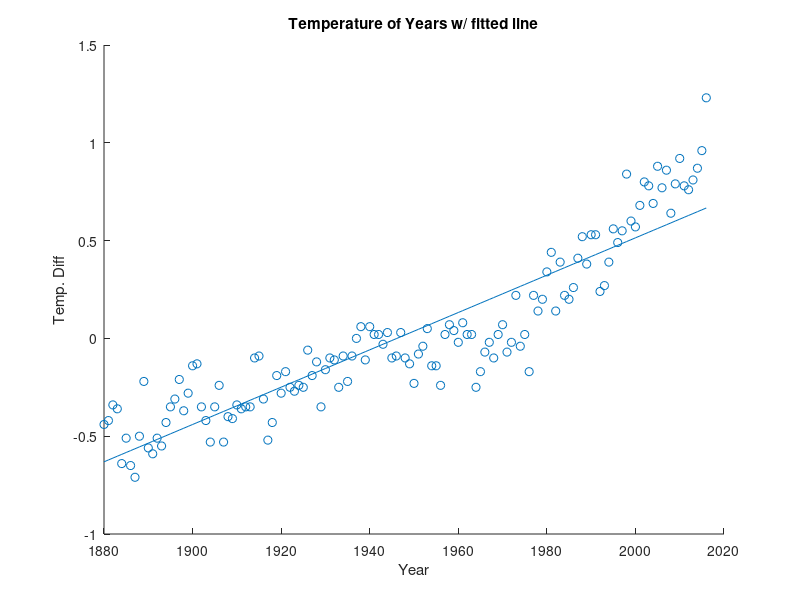
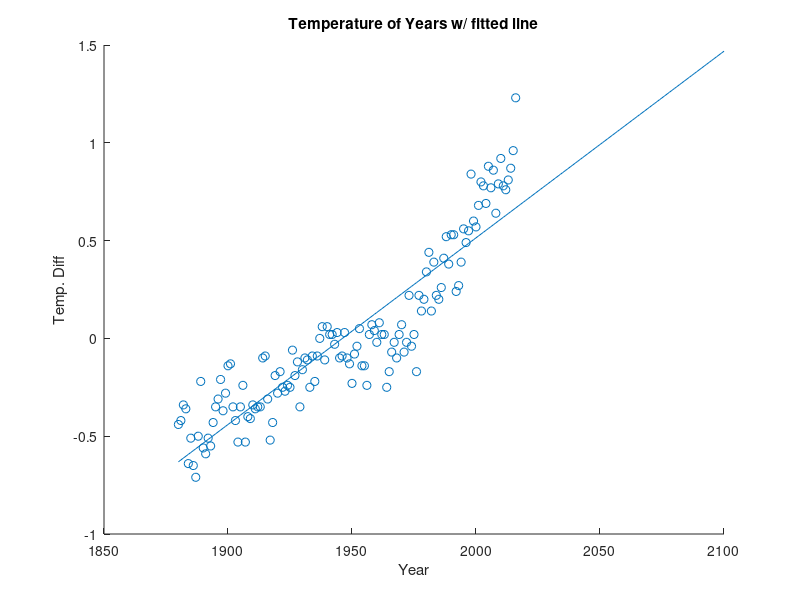

These charts were generated, in order, by the following MATLAB code: (Note: this script raises an error after producing the figures.)
load temperature_data;
%%
%1 Fit Linear regression model to data
t_bar = mean(t);
%t_bar = ones(137,1)*t_bar; for 2016a version
x_bar = mean(x);
%x_bar = ones(137,1)*x_bar; 2016a version
dist_t = t - t_bar;
dist_x = x - x_bar;
B_1 = sum(dist_t'*dist_x)/sum(dist_x.^2);
B_0 = t_bar - B_1*x_bar;

figure
hold on
scatter(x,t)
plot(x, B_0 + B_1*x)
xlabel('Year')
ylabel('Temp. Diff')
title('Temperature of Years w/ fitted line')
hold off

%Although the model does fit the data ok it is missing the trends
%in the data that are characteristic of it. The data seems to have a
%curvature to it that the linear regression is not capturing which is the
%problem with this type of model for data of this type. This leads me to 
%assume there is a better model that can capture this relationship that is 
%is not being accounted for by LR.

%%
%2 Extrapolate the values to 2100
j = 1;
x_2 = zeros(221,1);
for i=1880:2100
    x_2(j) = i;
    t_2(j) = B_0(1) + B_1*x_2(j);
    j=j+1;
end
figure
hold on
scatter(x,t)
plot(x_2, t_2)
xlabel('Year')
ylabel('Temp. Diff')
title('Temperature of Years w/ fitted line')
hold off

% Extrapolation of points beyond the training data result in predictions
% that seem unreasonable simply because the data doesnt seem to be behaving
% this way at all. Since linear regression results in a predictions based
% on a linear relationship we are assuming the points have a linear trend
% which is simpy just not the case here. This makes it reasonable to assume
% that linear regression is not a good model to fit on this data.

%%
%3 Code the Gaussian Kernal Function
% Refer to coded function at the end

%%
%4 
% Create the C matrix
X = linspace(1880,2100,1000);
X =X';
tao = 10;
sigma = .01;
noise = sigma*eye(1000);
K = kernal(X,X,tao,size(X,1),size(X,1));
%C = K+noise;

mu = zeros(1000,1);
figure
for k=1:4
    hold on
    sample = mvnrnd(mu,K);
    plot(X,sample); 
    
end
xlabel('Year')
ylabel('Gaussian Prior Value')
title(sprintf('Prior Plot Sample w/ Realizations'))
hold off
figure
for k=1:4
    sample = mvnrnd(mu,K);
    subplot(2,2,k);
    plot(X,sample);
    xlabel('Year')
    ylabel('Gaussian Prior Value')
    title(sprintf('Prior Plot Sample (Realizations sep.)'))
end

% Here I have plotted the realizations together and then again seperately.
% We can see that the prior is actually a smooth curve of values which
% matches intuition since we are using a gaussian kernel to set up our
% covariance with. The values oscillate around the mean 0 and at tau^2 = 10
% seem to be very complex. I assume then that we may be overfitting at a
% value of 10 since we shouldnt be so sensitive between years. Plotting the
% data again with a higher tau we see the curve is fluctuating much less
% proving my earlier assumption. The plot is really complex with all of the
% realizations there (4) the other plot is less cluttered and lets us see
% the individual differences more clearly. But the point is to see them
% together exhibiting similar characteristics
%%
%5 Plot Predictive Dist of 1000 points w/ orig points
K = kernal(x,x,tao,size(x,1),size(x,1));
%K_X = zeros(size(K,1),1000);
mu = zeros(1000,1);
sig = zeros(1000,1);
C = K+sigma*eye(size(x,1));
C_inv = inv(C);
for i=1:1000
    k = kernal(X(i),x,tao,1,137);
    c = kernal(X(i),X(i),tao,1,1) + sigma;
    mu(i)= k*C_inv*t;
    sig(i)= c - k*C_inv*k'; 
end
figure
hold on
plot(X,mu);
plot(X,mu - 2*sqrt(sig),'--');
plot(X,mu + 2*sqrt(sig),':');
scatter(x,t,'.');
xlabel('Year')
ylabel('Temp Difference')
title('#5 Mean of the Data with SD +/-2')
legend('\mu' , '\mu - 2*\sigma', '\mu + 2*\sigma')

% The distribution does well fitting the data but doesnt do well when
% extrapolating points since the range where a point lies within the
% extrapolated region is wide. Meaning that we are confident a point lies 
% within a larger range of values than maybe what it can be. The standard
% deviation seems to drift quickly from the mean after we get passed 2050 
% and the mean seems to approach 3 rather quickly. The confidence interval
% being large is similar to us being confident that someones height lies
% between 4ft to 8ft which for the most case is obvious and doesnt give any
% relevant predition of info. Since the modeling of the data could be due
% to overfitting as mentioned earlier this might actully be bad for us and
% the reason why we are getting bad predictions since we overfit the
% training data and now fail on the testing data. Unlike linear regression
% this model captures trends in the data.

%%
%6 Tune width of the gaussian model

figure
range = [10,1000,10000,100000];
j=1;
k=1;
% plot realizations again
for tau=range
    K = kernal(X,X,tau,size(X,1),size(X,1));
    mu = zeros(1000,1);
    subplot(2,2,k);
    hold on
    for l=1:4
        sample = mvnrnd(mu,K);          
        plot(X,sample);
    end
    hold off
    xlabel('Year')
    ylabel('Gaussian Prior Value')
    title(['Prior Plot Sample \tau^2=',num2str(tau)])
    k=k+1;
end
% plot the extrapolated points
figure
for tau=range
    K = kernal(x,x,tau,size(x,1),size(x,1));
    %K_X = zeros(size(K,1),1000);
    mu = zeros(1000,1);
    sig = zeros(1000,1);
    C = K+sigma*eye(size(x,1));
    C_inv = inv(C);
    for i=1:1000
        k = kernal(X(i),x,tau,size(x,2),size(x,1));
        c = kernal(X(i),X(i),tau,1,1) + sigma;
        mu(i)= k*C_inv*t;
        sig(i)= c - k*C_inv*k'; 
    end
    subplot(2,2,j);
    hold on
    plot(X,mu);
    plot(X,mu - 2*sqrt(sig),'--');
    plot(X,mu + 2*sqrt(sig),':');
    scatter(x,t,'.');
    xlabel('Year')
    ylabel('Temp Difference')
    title(['#6 Mean of the Data w/ SD +/- 2 tau^2=',num2str(tau)])
    legend('\mu' , '\mu - 2*\sigma', '\mu + 2*\sigma')
    j=j+1;
    hold off
end

% We see that on the evenly spaced points from the previous question that
% as tau increases or decreases the comnplexity of the GP prior changes in
% complexity. The higher the value of tau the less sensitive it is to the
% data making the curve less jagged and more smother. You can see the
% difference clearly when tau =10 and tau =10000 that the 10k value almost
% gives stright lines. Tau's effect on the mean of the distribution is that
% as tau decreases or approaches zero the kernal of the points approach
% 0 since tau is in the denom of the gaussian kernal. 
% This simulataneously occuring for small values of tau, as we
% extrapolate values that are much larger than the training data. The
% greater the value of tau also means the less close fit we have to the
% training data and extrapolated values are less likely to revert to zero
% as quickly since at large values of tau the mean is kept positive. Since 
% we are plotting the mean with 2 SDs we capture 95% of where the data
% should fall within this area. For values of low tau i.e. 10 the
% range of possible values for extrapolated points lies within in a larger
% range and therefore we are not providing very meaningful predictions this
% way and we are becoming  more uncertain as to what the value actually is. 
% The higher the value of tau i.e. 10k smaller this gap becomes and 
% the more and this results in us providing more meaningful predictions at 
% the cost of not modeling the original training points as well. The values
% of extrapolated points at small tau revert to zero quickly as discussed
% above due to the design of the kernal and the affect of tau on it. The
% higher values keep consistent with the curve and allow us to get good
% predictions assuming our assumptions on the data are reasonable.

%Note, tau models the complexity of the model and accounts for the
%bias-variance tradeoff in ML terms. Also as tau increases to infinity the
%extrapolation simply becomes a line since exp -> 1.

%%
%7 Tune Tau to get good recovery of the data 
% 50000 35000 20000 10000
range = [10000 15000 20000 25000];
j=1;
figure
for tau=range
    K = kernal(x,x,tau,size(x,1),size(x,1));
    %K_X = zeros(size(K,1),1000);
    mu = zeros(1000,1);
    sig = zeros(1000,1);
    C = K+sigma*eye(size(x,1));
    C_inv = inv(C);
    for i=1:1000
        k = kernal(X(i),x,tau,size(x,2),size(x,1));
        c = kernal(X(i),X(i),tau,1,1) + sigma;
        mu(i)= k*C_inv*t;
        sig(i)= c - k*C_inv*k'; 
    end
    %plot(X,mu - 2*sqrt(sig));
    %plot(X,mu + 2*sqrt(sig));
    
    subplot(2,2,j);
    hold on
    plot(X,mu);
    plot(X,mu - 2*sqrt(sig),'--');
    plot(X,mu + 2*sqrt(sig),':');
    scatter(x,t,'.');
    xlabel('Year')
    ylabel('Temp Difference')
    title(['#7 Mean of the Data with \tau^2 = ',num2str(tau)])
    legend('\mu' , '\mu - 2*\sigma', '\mu + 2*\sigma')
    j=j+1;
    hold off
end

% Comment on the value of tau and make sure to notice as t -> 0 the values
% approach infty which mean that the the mean approaches 0 for values of
% x-x' larger than tau. An other thing to notice is the fact that as tau
% approaches infty we get the fact that e^(kernal) goes to zero resulting
% in a line for the mean that is dependent entirely on C.

% The reason it is hard to extrapolate values that are greater than tau is
% because tau is in the denominator of an exponent of e. 
% e^(-(x-x')^2/tau^2) which means for tau less than the extrapolated
% values or in this case x' s.t. x>>x' or  x<<x' then e will more quickly
% approach zero since the value becomes a really large negative power
% quickly. Since it quickly goes to zero then this causes a problem for
% extrapolating points where tau is less than the difference from the
% test and training points since this value i.e. the kernal controls the
% value of the mean and the standard deviation. So to get reasonable values
% for 2100 we should ensure tau is greater than the difference between the
% values. Since we extrapolating to 2100 we want tau greater than the 
% difference of 2100 -2016 = 84. 
% Setting tau above this value should result in reasonable predictions for
% a range beyond this as well. I map out a few values of tau above the one
% mentioned and each do much better than 10, but it seems that 20k does the
% best at capturing the original data and having little uncertainty of
% where the data may lie. 10k also seems good but as it gets closer to 2100
% our uncertainty increases a lot which may be a problem. Values above 20k
% seem to be the same in terms of their uncertainty and their mean up to 
% 2100. 10k and 20k both share a similar mean as well. 20k is the best
% value i believe since the uncertainty is not too large and the values 
% seem to be reasonable considering the data. I already commented on the
% value above. But the farther the value of x gets from the data the more
% uncertainty there is which explains the the uncertainty interval around
% 2100 for 20k. 20k also does good in recovering the data while
% simultaneously extrapolating points making it a good choice overall

%%
%8 2500 1600 800 500 for 8 
% 
range = [30000 40000 50000 60000];
range_3 = [100 500 1000 2500];
%X = linspace(1880,2100,1000);
X_2 = linspace(1880,2200,1000);
X_3 = linspace(1880,2022,1000);
j=1;
figure
for tau=range
    K = kernal(x,x,tau,size(x,1),size(x,1));
    %K_X = zeros(size(K,1),1000);
%    mu = zeros(1000,1);
%    sig = zeros(1000,1);
    mu_2 = zeros(1000,1);
    sig_2 = zeros(1000,1);
    C = K+sigma*eye(size(x,1));
    C_inv = inv(C);
    for i=1:1000
%         k = kernal(X(i),x,tau,size(x,2),size(x,1));
%         c = kernal(X(i),X(i),tau,1,1) + sigma;
%         mu(i)= k*C_inv*t;
%         sig(i)= c - k*C_inv*k';
        k = kernal(X_2(i),x,tau,size(x,2),size(x,1));
        c = kernal(X_2(i),X_2(i),tau,1,1) + sigma;
        mu_2(i)= k*C_inv*t;
        sig_2(i)= c - k*C_inv*k';
     end
%     %plot(X,mu - 2*sqrt(sig));
%     %plot(X,mu + 2*sqrt(sig));
%     %subplot(5,2,j);
%     figure
%     hold on
%     plot(X,mu);
%     scatter(x,t,'.');
%     plot(X,mu - 2*sqrt(sig));
%     plot(X,mu + 2*sqrt(sig));
%     xlabel('Year')
%     ylabel('Temp Difference')
%     title(['Mean of the Data with \tau^2 = ',num2str(tau)])
%     hold off
    subplot(2,2,j);
    hold on
    plot(X_2,mu_2);
    plot(X_2,mu_2 - 2*sqrt(sig_2),'--');
    plot(X_2,mu_2 + 2*sqrt(sig_2),':');
    scatter(x,t,'.');
    xlabel('Year')
    ylabel('Temp Difference')
    title(['Mean of the Data to 2200 with \tau^2 = ',num2str(tau)])
    legend('\mu' , '\mu - 2*\sigma', '\mu + 2*\sigma')
    j=j+1;
    hold off
end
% for values closer to the range 2022
figure
j = 1;
for tau=range_3
    K = kernal(x,x,tau,size(x,1),size(x,1));
    mu = zeros(1000,1);
    sig = zeros(1000,1);
    C = K+sigma*eye(size(x,1));
    C_inv = inv(C);
    for i=1:1000
        k = kernal(X_3(i),x,tau,size(x,2),size(x,1));
        c = kernal(X_3(i),X_3(i),tau,1,1) + sigma;
        mu(i)= k*C_inv*t;
        sig(i)= c - k*C_inv*k'; 
    end
    subplot(2,2,j);
    hold on
    plot(X_3,mu);
    plot(X_3,mu - 2*sqrt(sig),'--');
    plot(X_3,mu + 2*sqrt(sig),':');
    scatter(x,t,'.');
    xlabel('Year')
    ylabel('Temp Difference')
    title(['Mean of the Data till 2022 with \tau^2 = ',num2str(tau)])
    legend('\mu' , '\mu - 2*\sigma', '\mu + 2*\sigma')
    xlim([1880 2022])
    hold off
    j = j+1;
end

% Conclusion: For extrapolating values up to 2200 using a similar idea from
% before we want values above 33k and the best one that seems to fit our
% mark is around 50k since the uncertainty is moderately low. The method 
% isnt well proven it just makes sense intuitively considering the
% parameters and the behaviour of or given kernel. 10k falls to quikly to
% zero and 30 seems to have high uncertainty compared to 50k.
% For 2100 as previously stated I would consider 20k as a good value that
% captures the data and predict the values well and with little
% uncertainty.
% For only a few years we want tau to be low that we capture the change
% within the training data as much as possible while still accounting for
% reasonable values when extrapolating. The method gives a value of 36
% which is too low and result in a lot of uncertainty for values
% immediately after the trianing range since we overfit the data so I checked
% values up to 2500 and it seems that best value occurs at around 1000 since
% we are still modeling the training data well and giving values that lie
% within a reasonable uncertainty range.

%%
%Gaussian Kernal for the entire Cov matrix
function K = kernal(x,x_hat,t_square,len1,len2)
K = zeros(len1,len2);
for i=1:len1
    for j=1:len2
        K(i,j) = exp(-((x(i) - x_hat(j))^2)/(2*t_square));
    end
end
end
